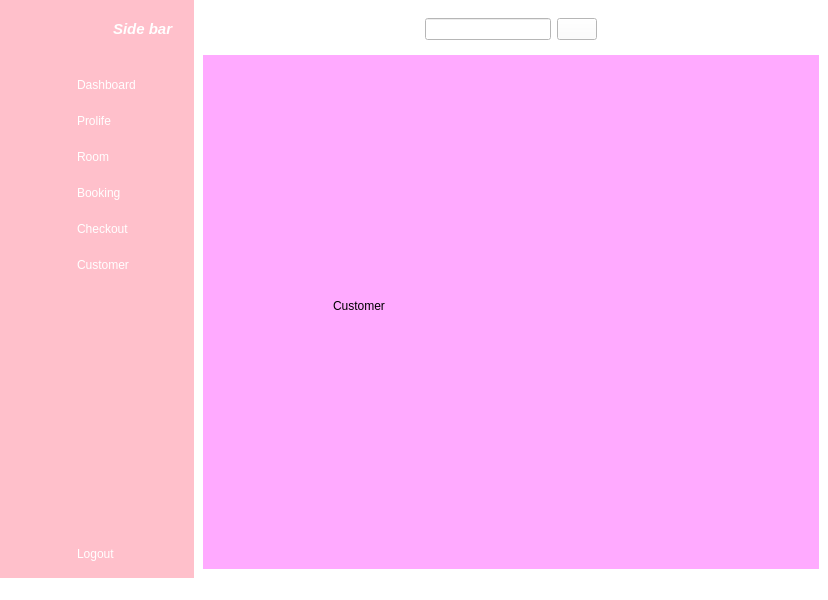
<?xml version="1.0" encoding="UTF-8"?>
<ui version="4.0">
 <class>MainWindow</class>
 <widget class="QMainWindow" name="MainWindow">
  <property name="geometry">
   <rect>
    <x>0</x>
    <y>0</y>
    <width>828</width>
    <height>600</height>
   </rect>
  </property>
  <property name="windowTitle">
   <string>MainWindow</string>
  </property>
  <property name="styleSheet">
   <string notr="true">background-color: rgb(255, 255, 255);</string>
  </property>
  <widget class="QWidget" name="centralwidget">
   <layout class="QGridLayout" name="gridLayout">
    <property name="leftMargin">
     <number>0</number>
    </property>
    <property name="topMargin">
     <number>0</number>
    </property>
    <property name="rightMargin">
     <number>0</number>
    </property>
    <property name="bottomMargin">
     <number>0</number>
    </property>
    <property name="spacing">
     <number>0</number>
    </property>
    <item row="0" column="0">
     <widget class="QWidget" name="widget" native="true">
      <property name="styleSheet">
       <string notr="true">QWidget{
background-color: pink;
}
QPushButton{
color:white;
border:none;
height:30px;
border-radius:10px;

}
QPushButton:checked{
background-color:#F5FAFE;
color:#1F95EF5;
font-weight:bold;
}</string>
      </property>
      <layout class="QVBoxLayout" name="verticalLayout_3">
       <item>
        <layout class="QHBoxLayout" name="horizontalLayout_2">
         <item>
          <widget class="QLabel" name="label">
           <property name="minimumSize">
            <size>
             <width>40</width>
             <height>40</height>
            </size>
           </property>
           <property name="maximumSize">
            <size>
             <width>40</width>
             <height>40</height>
            </size>
           </property>
           <property name="text">
            <string/>
           </property>
           <property name="pixmap">
            <pixmap resource="../View/resouce.qrc">:/Icon/profile_pic.png</pixmap>
           </property>
           <property name="scaledContents">
            <bool>true</bool>
           </property>
          </widget>
         </item>
        </layout>
       </item>
       <item>
        <layout class="QVBoxLayout" name="verticalLayout">
         <property name="topMargin">
          <number>15</number>
         </property>
         <item>
          <widget class="QPushButton" name="dashboard_1">
           <property name="text">
            <string/>
           </property>
           <property name="icon">
            <iconset resource="../View/resouce.qrc">
             <normaloff>:/Icon/dashboard_white.png</normaloff>
             <normalon>:/Icon/dashboard.png</normalon>:/Icon/dashboard_white.png</iconset>
           </property>
           <property name="checkable">
            <bool>true</bool>
           </property>
           <property name="autoExclusive">
            <bool>true</bool>
           </property>
          </widget>
         </item>
         <item>
          <widget class="QPushButton" name="profile_1">
           <property name="text">
            <string/>
           </property>
           <property name="icon">
            <iconset resource="../View/resouce.qrc">
             <normaloff>:/Icon/profile_white.png</normaloff>
             <normalon>:/Icon/profile.png</normalon>:/Icon/profile_white.png</iconset>
           </property>
           <property name="checkable">
            <bool>true</bool>
           </property>
           <property name="autoExclusive">
            <bool>true</bool>
           </property>
          </widget>
         </item>
         <item>
          <widget class="QPushButton" name="room_1">
           <property name="text">
            <string/>
           </property>
           <property name="icon">
            <iconset>
             <normaloff>:/newPrefix/messages_white.png</normaloff>
             <normalon>:/Icon/messages_white.png</normalon>:/newPrefix/messages_white.png</iconset>
           </property>
           <property name="checkable">
            <bool>true</bool>
           </property>
           <property name="autoExclusive">
            <bool>true</bool>
           </property>
          </widget>
         </item>
         <item>
          <widget class="QPushButton" name="booking_1">
           <property name="text">
            <string/>
           </property>
           <property name="icon">
            <iconset resource="../View/resouce.qrc">
             <normaloff>:/Icon/notifications_white.png</normaloff>
             <normalon>:/Icon/notifications.png</normalon>:/Icon/notifications_white.png</iconset>
           </property>
           <property name="checkable">
            <bool>true</bool>
           </property>
           <property name="autoExclusive">
            <bool>true</bool>
           </property>
          </widget>
         </item>
         <item>
          <widget class="QPushButton" name="checkout_1">
           <property name="text">
            <string/>
           </property>
           <property name="icon">
            <iconset resource="../View/resouce.qrc">
             <normaloff>:/Icon/settings_white.png</normaloff>
             <normalon>:/newPrefix/settings.png</normalon>:/Icon/settings_white.png</iconset>
           </property>
           <property name="checkable">
            <bool>true</bool>
           </property>
           <property name="autoExclusive">
            <bool>true</bool>
           </property>
          </widget>
         </item>
         <item>
          <widget class="QPushButton" name="customer_1">
           <property name="text">
            <string/>
           </property>
           <property name="icon">
            <iconset resource="../View/resouce.qrc">
             <normaloff>:/Icon/profile_white.png</normaloff>
             <normalon>:/Icon/profile.png</normalon>:/Icon/profile_white.png</iconset>
           </property>
           <property name="checkable">
            <bool>true</bool>
           </property>
           <property name="autoExclusive">
            <bool>true</bool>
           </property>
          </widget>
         </item>
        </layout>
       </item>
       <item>
        <spacer name="verticalSpacer">
         <property name="orientation">
          <enum>Qt::Vertical</enum>
         </property>
         <property name="sizeHint" stdset="0">
          <size>
           <width>20</width>
           <height>220</height>
          </size>
         </property>
        </spacer>
       </item>
       <item>
        <widget class="QPushButton" name="pushButton_7">
         <property name="text">
          <string/>
         </property>
         <property name="icon">
          <iconset resource="../View/resouce.qrc">
           <normaloff>:/Icon/log_out.png</normaloff>
           <normalon>:/Icon/log_out_white.png</normalon>
           <disabledon>:/Icon/log_out.png</disabledon>:/Icon/log_out.png</iconset>
         </property>
         <property name="checkable">
          <bool>true</bool>
         </property>
         <property name="autoExclusive">
          <bool>true</bool>
         </property>
        </widget>
       </item>
      </layout>
     </widget>
    </item>
    <item row="0" column="1">
     <widget class="QWidget" name="widget_3" native="true">
      <property name="styleSheet">
       <string notr="true">QWidget{
background-color: pink;
color:white;
}
QPushButton{
color:white;
text-align:left;
border:none;
padding-left:10px;
height:30px;
border-top-left-radius:10px;
border-bottom-left-radius:10px;
}
QPushButton:checked{
background-color:#F5FAFE;
color:#1F95EF5;
font-weight:bold;
}</string>
      </property>
      <layout class="QVBoxLayout" name="verticalLayout_4">
       <property name="rightMargin">
        <number>0</number>
       </property>
       <item>
        <layout class="QHBoxLayout" name="horizontalLayout">
         <property name="rightMargin">
          <number>20</number>
         </property>
         <item>
          <widget class="QLabel" name="label_2">
           <property name="minimumSize">
            <size>
             <width>40</width>
             <height>40</height>
            </size>
           </property>
           <property name="maximumSize">
            <size>
             <width>40</width>
             <height>40</height>
            </size>
           </property>
           <property name="text">
            <string/>
           </property>
           <property name="pixmap">
            <pixmap resource="../View/resouce.qrc">:/Icon/profile_pic.png</pixmap>
           </property>
           <property name="scaledContents">
            <bool>true</bool>
           </property>
          </widget>
         </item>
         <item>
          <widget class="QLabel" name="label_3">
           <property name="font">
            <font>
             <pointsize>11</pointsize>
             <italic>true</italic>
             <bold>true</bold>
            </font>
           </property>
           <property name="text">
            <string>Side bar</string>
           </property>
          </widget>
         </item>
        </layout>
       </item>
       <item>
        <layout class="QVBoxLayout" name="verticalLayout_2">
         <property name="topMargin">
          <number>15</number>
         </property>
         <item>
          <widget class="QPushButton" name="dashboard_2">
           <property name="text">
            <string>Dashboard</string>
           </property>
           <property name="icon">
            <iconset resource="../View/resouce.qrc">
             <normaloff>:/Icon/dashboard_white.png</normaloff>
             <normalon>:/Icon/dashboard.png</normalon>:/Icon/dashboard_white.png</iconset>
           </property>
           <property name="checkable">
            <bool>true</bool>
           </property>
           <property name="autoExclusive">
            <bool>true</bool>
           </property>
          </widget>
         </item>
         <item>
          <widget class="QPushButton" name="prolife_2">
           <property name="text">
            <string>Prolife</string>
           </property>
           <property name="icon">
            <iconset resource="../View/resouce.qrc">
             <normaloff>:/Icon/profile_white.png</normaloff>
             <normalon>:/Icon/profile.png</normalon>:/Icon/profile_white.png</iconset>
           </property>
           <property name="checkable">
            <bool>true</bool>
           </property>
           <property name="autoExclusive">
            <bool>true</bool>
           </property>
          </widget>
         </item>
         <item>
          <widget class="QPushButton" name="room_2">
           <property name="text">
            <string>Room</string>
           </property>
           <property name="icon">
            <iconset resource="../View/resouce.qrc">
             <normaloff>:/Icon/messages_white.png</normaloff>
             <normalon>:/Icon/messages.png</normalon>:/Icon/messages_white.png</iconset>
           </property>
           <property name="checkable">
            <bool>true</bool>
           </property>
           <property name="autoExclusive">
            <bool>true</bool>
           </property>
          </widget>
         </item>
         <item>
          <widget class="QPushButton" name="booking_2">
           <property name="text">
            <string>Booking</string>
           </property>
           <property name="icon">
            <iconset resource="../View/resouce.qrc">
             <normaloff>:/Icon/notifications_white.png</normaloff>
             <normalon>:/Icon/notifications.png</normalon>:/Icon/notifications_white.png</iconset>
           </property>
           <property name="checkable">
            <bool>true</bool>
           </property>
           <property name="autoExclusive">
            <bool>true</bool>
           </property>
          </widget>
         </item>
         <item>
          <widget class="QPushButton" name="checkout_2">
           <property name="text">
            <string>Checkout</string>
           </property>
           <property name="icon">
            <iconset resource="../View/resouce.qrc">
             <normaloff>:/Icon/settings_white.png</normaloff>
             <normalon>:/Icon/settings.png</normalon>:/Icon/settings_white.png</iconset>
           </property>
           <property name="checkable">
            <bool>true</bool>
           </property>
           <property name="autoExclusive">
            <bool>true</bool>
           </property>
          </widget>
         </item>
         <item>
          <widget class="QPushButton" name="customer_2">
           <property name="text">
            <string>Customer</string>
           </property>
           <property name="icon">
            <iconset resource="../View/resouce.qrc">
             <normaloff>:/Icon/profile_white.png</normaloff>
             <normalon>:/Icon/profile.png</normalon>:/Icon/profile_white.png</iconset>
           </property>
           <property name="checkable">
            <bool>true</bool>
           </property>
           <property name="autoExclusive">
            <bool>true</bool>
           </property>
          </widget>
         </item>
        </layout>
       </item>
       <item>
        <spacer name="verticalSpacer_2">
         <property name="orientation">
          <enum>Qt::Vertical</enum>
         </property>
         <property name="sizeHint" stdset="0">
          <size>
           <width>20</width>
           <height>220</height>
          </size>
         </property>
        </spacer>
       </item>
       <item>
        <widget class="QPushButton" name="pushButton_8">
         <property name="text">
          <string>Logout</string>
         </property>
         <property name="icon">
          <iconset resource="../View/resouce.qrc">
           <normaloff>:/Icon/log_out.png</normaloff>:/Icon/log_out.png</iconset>
         </property>
         <property name="checkable">
          <bool>true</bool>
         </property>
         <property name="autoExclusive">
          <bool>true</bool>
         </property>
        </widget>
       </item>
      </layout>
     </widget>
    </item>
    <item row="0" column="2">
     <widget class="QWidget" name="widget_2" native="true">
      <layout class="QVBoxLayout" name="verticalLayout_5">
       <item>
        <widget class="QWidget" name="widget_4" native="true">
         <layout class="QHBoxLayout" name="horizontalLayout_4">
          <item>
           <widget class="QPushButton" name="menu">
            <property name="styleSheet">
             <string notr="true">border:none;</string>
            </property>
            <property name="text">
             <string/>
            </property>
            <property name="icon">
             <iconset resource="../View/resouce.qrc">
              <normaloff>:/Icon/menu.png</normaloff>:/Icon/menu.png</iconset>
            </property>
            <property name="checkable">
             <bool>true</bool>
            </property>
            <property name="autoExclusive">
             <bool>true</bool>
            </property>
           </widget>
          </item>
          <item>
           <spacer name="horizontalSpacer">
            <property name="orientation">
             <enum>Qt::Horizontal</enum>
            </property>
            <property name="sizeHint" stdset="0">
             <size>
              <width>175</width>
              <height>20</height>
             </size>
            </property>
           </spacer>
          </item>
          <item>
           <layout class="QHBoxLayout" name="horizontalLayout_3">
            <item>
             <widget class="QLineEdit" name="lineEdit"/>
            </item>
            <item>
             <widget class="QPushButton" name="pushButton_17">
              <property name="text">
               <string/>
              </property>
              <property name="icon">
               <iconset resource="../View/resouce.qrc">
                <normaloff>:/Icon/search.png</normaloff>:/Icon/search.png</iconset>
              </property>
             </widget>
            </item>
           </layout>
          </item>
          <item>
           <spacer name="horizontalSpacer_2">
            <property name="orientation">
             <enum>Qt::Horizontal</enum>
            </property>
            <property name="sizeHint" stdset="0">
             <size>
              <width>175</width>
              <height>20</height>
             </size>
            </property>
           </spacer>
          </item>
          <item>
           <widget class="QPushButton" name="pushButton_16">
            <property name="styleSheet">
             <string notr="true">border:none;</string>
            </property>
            <property name="text">
             <string/>
            </property>
            <property name="icon">
             <iconset resource="../View/resouce.qrc">
              <normaloff>:/Icon/image.png</normaloff>:/Icon/image.png</iconset>
            </property>
           </widget>
          </item>
         </layout>
        </widget>
       </item>
       <item>
        <widget class="QStackedWidget" name="stackedWidget">
         <property name="styleSheet">
          <string notr="true">background-color: rgb(255, 170, 255);</string>
         </property>
         <property name="currentIndex">
          <number>2</number>
         </property>
         <widget class="QWidget" name="Dashboard">
          <widget class="QLabel" name="label_6">
           <property name="geometry">
            <rect>
             <x>120</x>
             <y>180</y>
             <width>111</width>
             <height>111</height>
            </rect>
           </property>
           <property name="text">
            <string>Dashboard</string>
           </property>
          </widget>
         </widget>
         <widget class="QWidget" name="prolife">
          <widget class="QLabel" name="label_9">
           <property name="geometry">
            <rect>
             <x>210</x>
             <y>150</y>
             <width>191</width>
             <height>151</height>
            </rect>
           </property>
           <property name="text">
            <string>Customer</string>
           </property>
          </widget>
         </widget>
         <widget class="QWidget" name="Customer">
          <widget class="QLabel" name="label_8">
           <property name="geometry">
            <rect>
             <x>130</x>
             <y>170</y>
             <width>151</width>
             <height>161</height>
            </rect>
           </property>
           <property name="text">
            <string>Customer</string>
           </property>
          </widget>
         </widget>
         <widget class="QWidget" name="Room">
          <widget class="QLabel" name="label_7">
           <property name="geometry">
            <rect>
             <x>130</x>
             <y>190</y>
             <width>141</width>
             <height>121</height>
            </rect>
           </property>
           <property name="text">
            <string>Room</string>
           </property>
          </widget>
         </widget>
         <widget class="QWidget" name="Booking">
          <widget class="QLabel" name="label_4">
           <property name="geometry">
            <rect>
             <x>160</x>
             <y>160</y>
             <width>101</width>
             <height>71</height>
            </rect>
           </property>
           <property name="text">
            <string>Booking</string>
           </property>
          </widget>
         </widget>
         <widget class="QWidget" name="Checkout">
          <widget class="QLabel" name="label_5">
           <property name="geometry">
            <rect>
             <x>140</x>
             <y>170</y>
             <width>91</width>
             <height>71</height>
            </rect>
           </property>
           <property name="text">
            <string>Checkout</string>
           </property>
          </widget>
         </widget>
        </widget>
       </item>
      </layout>
     </widget>
    </item>
   </layout>
  </widget>
  <widget class="QMenuBar" name="menubar">
   <property name="geometry">
    <rect>
     <x>0</x>
     <y>0</y>
     <width>828</width>
     <height>22</height>
    </rect>
   </property>
  </widget>
  <widget class="QStatusBar" name="statusbar"/>
 </widget>
 <resources>
  <include location="../View/resouce.qrc"/>
 </resources>
 <connections>
  <connection>
   <sender>menu</sender>
   <signal>toggled(bool)</signal>
   <receiver>widget</receiver>
   <slot>setHidden(bool)</slot>
   <hints>
    <hint type="sourcelabel">
     <x>222</x>
     <y>46</y>
    </hint>
    <hint type="destinationlabel">
     <x>59</x>
     <y>409</y>
    </hint>
   </hints>
  </connection>
  <connection>
   <sender>menu</sender>
   <signal>toggled(bool)</signal>
   <receiver>widget_3</receiver>
   <slot>setVisible(bool)</slot>
   <hints>
    <hint type="sourcelabel">
     <x>231</x>
     <y>60</y>
    </hint>
    <hint type="destinationlabel">
     <x>193</x>
     <y>391</y>
    </hint>
   </hints>
  </connection>
  <connection>
   <sender>customer_1</sender>
   <signal>toggled(bool)</signal>
   <receiver>customer_2</receiver>
   <slot>setChecked(bool)</slot>
   <hints>
    <hint type="sourcelabel">
     <x>41</x>
     <y>289</y>
    </hint>
    <hint type="destinationlabel">
     <x>90</x>
     <y>289</y>
    </hint>
   </hints>
  </connection>
  <connection>
   <sender>checkout_1</sender>
   <signal>toggled(bool)</signal>
   <receiver>checkout_2</receiver>
   <slot>setChecked(bool)</slot>
   <hints>
    <hint type="sourcelabel">
     <x>33</x>
     <y>254</y>
    </hint>
    <hint type="destinationlabel">
     <x>102</x>
     <y>254</y>
    </hint>
   </hints>
  </connection>
  <connection>
   <sender>booking_1</sender>
   <signal>toggled(bool)</signal>
   <receiver>booking_2</receiver>
   <slot>setChecked(bool)</slot>
   <hints>
    <hint type="sourcelabel">
     <x>35</x>
     <y>213</y>
    </hint>
    <hint type="destinationlabel">
     <x>103</x>
     <y>215</y>
    </hint>
   </hints>
  </connection>
  <connection>
   <sender>room_1</sender>
   <signal>toggled(bool)</signal>
   <receiver>room_2</receiver>
   <slot>setChecked(bool)</slot>
   <hints>
    <hint type="sourcelabel">
     <x>29</x>
     <y>179</y>
    </hint>
    <hint type="destinationlabel">
     <x>90</x>
     <y>181</y>
    </hint>
   </hints>
  </connection>
  <connection>
   <sender>profile_1</sender>
   <signal>toggled(bool)</signal>
   <receiver>prolife_2</receiver>
   <slot>setChecked(bool)</slot>
   <hints>
    <hint type="sourcelabel">
     <x>34</x>
     <y>142</y>
    </hint>
    <hint type="destinationlabel">
     <x>95</x>
     <y>144</y>
    </hint>
   </hints>
  </connection>
  <connection>
   <sender>dashboard_1</sender>
   <signal>toggled(bool)</signal>
   <receiver>dashboard_2</receiver>
   <slot>setChecked(bool)</slot>
   <hints>
    <hint type="sourcelabel">
     <x>34</x>
     <y>115</y>
    </hint>
    <hint type="destinationlabel">
     <x>95</x>
     <y>115</y>
    </hint>
   </hints>
  </connection>
  <connection>
   <sender>dashboard_2</sender>
   <signal>toggled(bool)</signal>
   <receiver>dashboard_1</receiver>
   <slot>setChecked(bool)</slot>
   <hints>
    <hint type="sourcelabel">
     <x>97</x>
     <y>97</y>
    </hint>
    <hint type="destinationlabel">
     <x>39</x>
     <y>98</y>
    </hint>
   </hints>
  </connection>
  <connection>
   <sender>prolife_2</sender>
   <signal>toggled(bool)</signal>
   <receiver>profile_1</receiver>
   <slot>setChecked(bool)</slot>
   <hints>
    <hint type="sourcelabel">
     <x>95</x>
     <y>130</y>
    </hint>
    <hint type="destinationlabel">
     <x>36</x>
     <y>136</y>
    </hint>
   </hints>
  </connection>
  <connection>
   <sender>room_2</sender>
   <signal>toggled(bool)</signal>
   <receiver>room_1</receiver>
   <slot>setChecked(bool)</slot>
   <hints>
    <hint type="sourcelabel">
     <x>113</x>
     <y>192</y>
    </hint>
    <hint type="destinationlabel">
     <x>42</x>
     <y>192</y>
    </hint>
   </hints>
  </connection>
  <connection>
   <sender>booking_2</sender>
   <signal>toggled(bool)</signal>
   <receiver>booking_1</receiver>
   <slot>setChecked(bool)</slot>
   <hints>
    <hint type="sourcelabel">
     <x>80</x>
     <y>221</y>
    </hint>
    <hint type="destinationlabel">
     <x>48</x>
     <y>221</y>
    </hint>
   </hints>
  </connection>
  <connection>
   <sender>checkout_2</sender>
   <signal>toggled(bool)</signal>
   <receiver>checkout_1</receiver>
   <slot>setChecked(bool)</slot>
   <hints>
    <hint type="sourcelabel">
     <x>114</x>
     <y>260</y>
    </hint>
    <hint type="destinationlabel">
     <x>46</x>
     <y>260</y>
    </hint>
   </hints>
  </connection>
  <connection>
   <sender>customer_2</sender>
   <signal>toggled(bool)</signal>
   <receiver>customer_1</receiver>
   <slot>setChecked(bool)</slot>
   <hints>
    <hint type="sourcelabel">
     <x>84</x>
     <y>296</y>
    </hint>
    <hint type="destinationlabel">
     <x>44</x>
     <y>292</y>
    </hint>
   </hints>
  </connection>
  <connection>
   <sender>pushButton_7</sender>
   <signal>toggled(bool)</signal>
   <receiver>MainWindow</receiver>
   <slot>close()</slot>
   <hints>
    <hint type="sourcelabel">
     <x>29</x>
     <y>551</y>
    </hint>
    <hint type="destinationlabel">
     <x>27</x>
     <y>635</y>
    </hint>
   </hints>
  </connection>
  <connection>
   <sender>pushButton_8</sender>
   <signal>toggled(bool)</signal>
   <receiver>MainWindow</receiver>
   <slot>close()</slot>
   <hints>
    <hint type="sourcelabel">
     <x>136</x>
     <y>555</y>
    </hint>
    <hint type="destinationlabel">
     <x>136</x>
     <y>625</y>
    </hint>
   </hints>
  </connection>
 </connections>
</ui>
